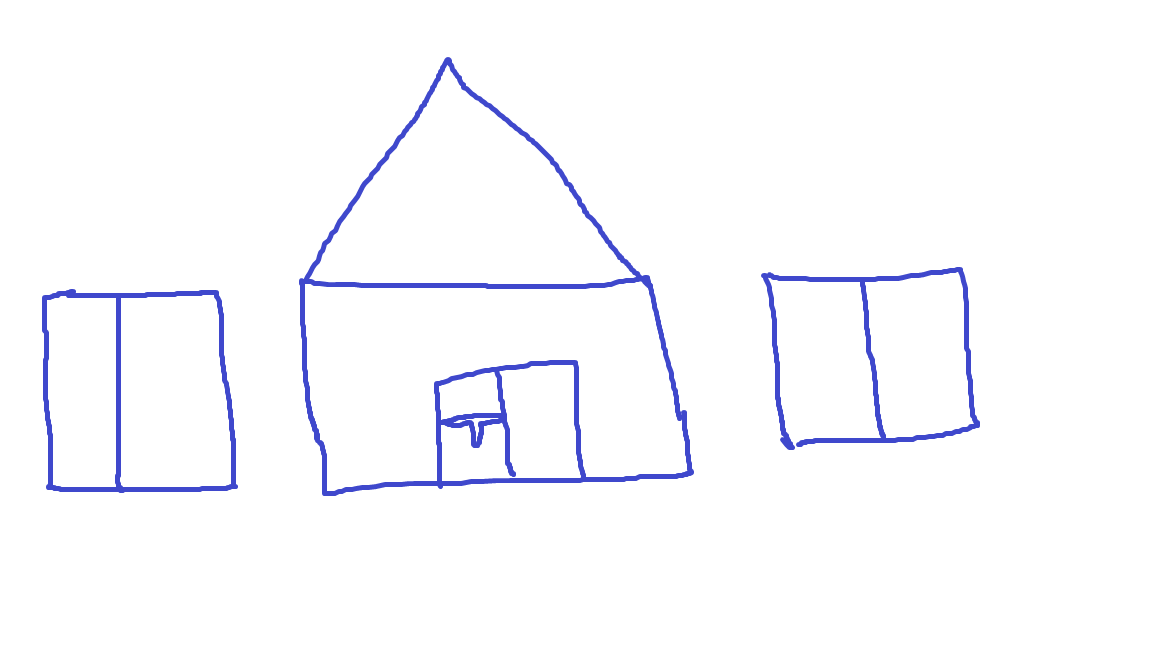
#> input picture Input/Image/myhome.png, 1152 x 648 px
$ jupyter execute 'Image Segmentation 2.ipynb'   (older library calls are emulated)
#> lines starting #> are read from the running program, lines starting #| are printed output that depends on the picture; after the words box and inside, x2 and y2 are one past the last pixel; in counts of white or black regions, pixels touching at a corner belong together
## Approximating Contours and Convex Hull

***cv2.approxPolyDP(contour, Approximation Accuracy, Closed)***
- **contour** – is the individual contour we wish to approximate
- **Approximation Accuracy** – Important parameter is determining the accuracy of the approximation. Small values give precise-  approximations, large values give more generic approximation. A good rule of thumb is less than 5% of the contour perimeter
- **Closed** – a Boolean value that states whether the approximate contour should be open or closed

[cell 1]
import cv2
import numpy as np
import matplotlib.pyplot as plt

def pltimage(img,title,value):
    plt.figure(figsize=(20,10))
    for i in range(value):
        plt.subplot(2,3,i+1)
        plt.imshow(img[i],'gray')
        plt.title(title[i])
        plt.xticks([]),plt.yticks([])
    return plt.show()

[cell 2]
# Load image and keep a copy
image = cv2.imread('Input/Image/myhome.png')
#> image is the input picture: shape (648, 1152, 3); mean B, G, R 253.6, 249.8, 249.6
orig_image = image.copy()
# cv2.imshow('Original Image', orig_image)
# cv2.waitKey(0)

# Grayscale and binarize
gray = cv2.cvtColor(image, cv2.COLOR_BGR2GRAY)
ret, thresh = cv2.threshold(gray, 127, 255, cv2.THRESH_BINARY_INV)
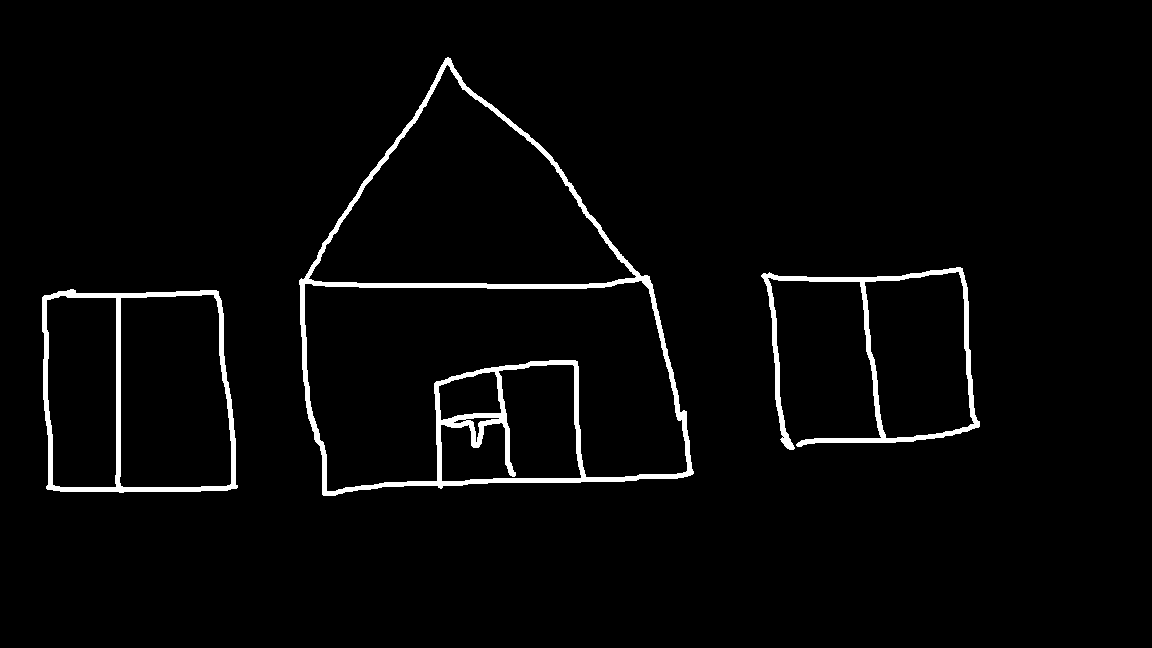
#> thresh: shape (648, 1152); 2.8% white; 3 white regions

# Find contours
_,contours, hierarchy = cv2.findContours(thresh.copy(), cv2.RETR_LIST, cv2.CHAIN_APPROX_NONE)
#> contours = 13 contours, 1 with area under 20; largest, box (x1, y1, x2, y2) and area: (299, 57, 694, 496) 113778, (304, 280, 688, 492) 53064, (308, 64, 637, 285) 37854, (42, 289, 238, 493) 36524, (119, 294, 232, 488) 19978

# Iterate through each contour and compute the bounding rectangle
for c in contours:
    x,y,w,h = cv2.boundingRect(c)
    myrect = cv2.rectangle(orig_image,(x,y),(x+w,y+h),(0,0,255),2)
#> this loop made 13 passes
#> (x, y, w, h) on passes 2 to 13: (453, 419, 14, 5), (465, 417, 35, 26), (438, 371, 64, 50), (440, 364, 142, 118), (46, 295, 71, 193), (119, 294, 113, 194), (42, 289, 196, 204), (304, 280, 384, 212), (864, 271, 111, 168), (761, 267, 219, 183), (308, 64, 329, 221), (299, 57, 395, 439)
#> (c, x, y, w, h) on pass 1: ([[782, 437], [783, 436], [784, 437], [783, 438]], 782, 436, 3, 3)
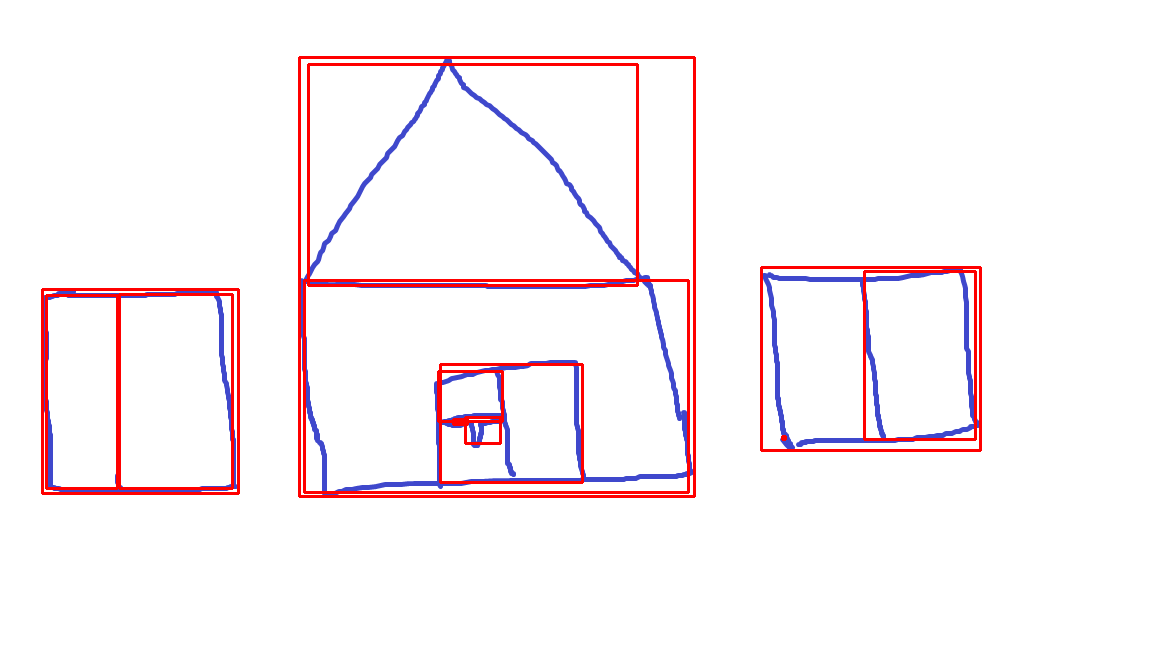
#> orig_image: shape (648, 1152, 3); 3.24% of pixels changed, all inside (x1, y1, x2, y2) = (41, 56, 982, 498)
#     cv2.imshow('Bounding Rectangle', orig_image)


# Iterate through each contour and compute the approx contour
for c in contours:
    # Calculate accuracy as a percent of the contour perimeter
    accuracy = 0.03 * cv2.arcLength(c, True)
    approx = cv2.approxPolyDP(c, accuracy, True)
    myploy = cv2.drawContours(image, [approx], 0, (0, 255, 0), 2)
#> this loop made 13 passes
#> (accuracy, approx) on passes 1, 2, 4, 6, 7, 8, 10, 12: (0.17, [[782, 437], [783, 436], [784, 437], [783, 438]]), (0.879, [[453, 422], [458, 419], [466, 420], [460, 423]]), (6.14, [[495, 372], [500, 413], [440, 419], [439, 385]]), (15.45, [[47, 299], [116, 298], [115, 487], [52, 484]]), (17.77, [[213, 294], [231, 483], [123, 487], [120, 298]]), (23.34, [[42, 297], [47, 489], [237, 487], [218, 291]]), (15.5, [[958, 271], [974, 423], [886, 438], [864, 282]]), (27.5, [[308, 278], [447, 64], [636, 276]])
#> accuracy on passes 3, 5, 9, 11, 13: 3.28, 20.07, 40.85, 38.71, 43.21
#> image: shape (648, 1152, 3); 3.11% of pixels changed, all inside (x1, y1, x2, y2) = (41, 57, 981, 496)
#     cv2.imshow('Approx Poly DP', image)


titles = ['original','boundingbox','countersbox']
images = [gray,myrect,myploy]

pltimage(images,titles,3)

# cv2.waitKey(0)
# cv2.destroyAllWindows()

### Convex hull

[cell 3]
image = cv2.imread('Input/Image/Myart.jpg')
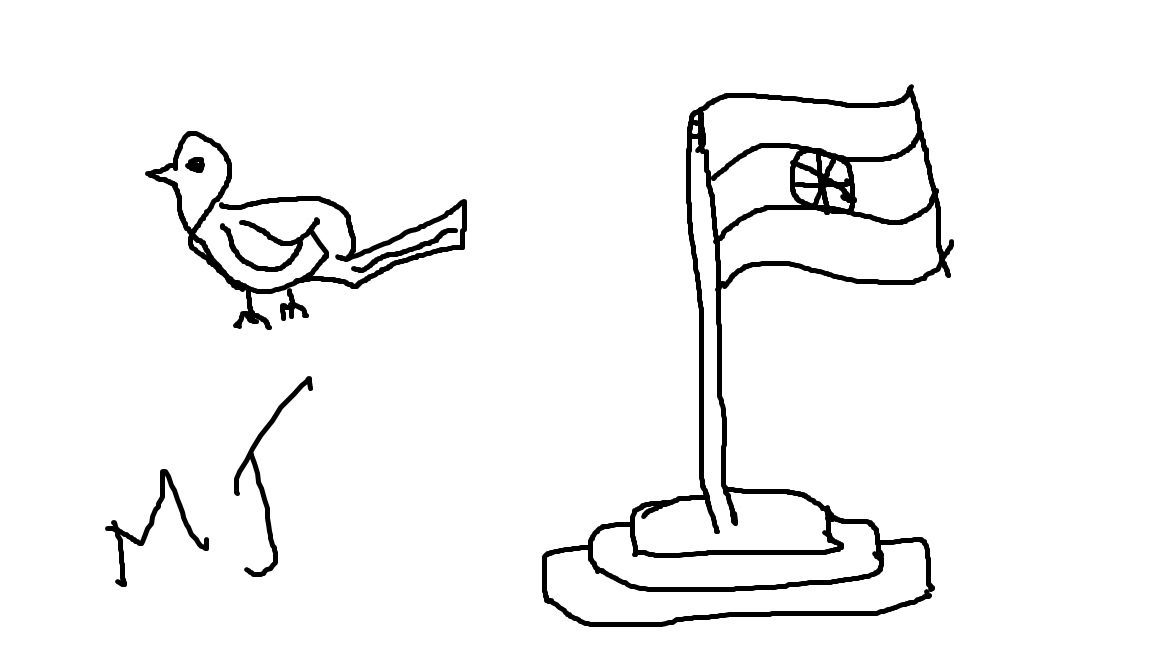
#> input picture Input/Image/Myart.jpg, 1152 x 648 px
#> image is the input picture: shape (648, 1152, 3); min 0, max 255, mean 244.2
gray = cv2.cvtColor(image, cv2.COLOR_BGR2GRAY)

# cv2.imshow('Original Image', image)
# cv2.waitKey(0)

# Threshold the image
ret, thresh = cv2.threshold(gray, 176, 255, 0)
#> thresh: shape (648, 1152); 95.7% white; 6 black regions

# Find contours
_,contours, hierarchy = cv2.findContours(thresh.copy(), cv2.RETR_LIST, cv2.CHAIN_APPROX_NONE)
#> contours = 27 contours, 4 with area under 20; largest, box (x1, y1, x2, y2) and area: (0, 0, 1152, 648) 744697, (541, 83, 955, 628) 91140, (635, 139, 837, 553) 13989, (547, 542, 928, 622) 12724, (144, 130, 468, 331) 12078

# Sort Contors by area and then remove the largest frame contour
n = len(contours) - 1
#> n = 26
contours = sorted(contours, key=cv2.contourArea, reverse=False)[:n]
#> contours = 26 contours, 4 with area under 20; largest, box (x1, y1, x2, y2) and area: (541, 83, 955, 628) 91140, (635, 139, 837, 553) 13989, (547, 542, 928, 622) 12724, (144, 130, 468, 331) 12078, (720, 203, 939, 281) 11508

# Iterate through contours and draw the convex hull
for c in contours:
    hull = cv2.convexHull(c)
    mycont = cv2.drawContours(image, [hull], 0, (0, 255, 0), 2)
#> this loop made 26 passes
#> hull on passes 1, 4: [[198, 162]], [[823, 204], [818, 204], [819, 200], [821, 196]]
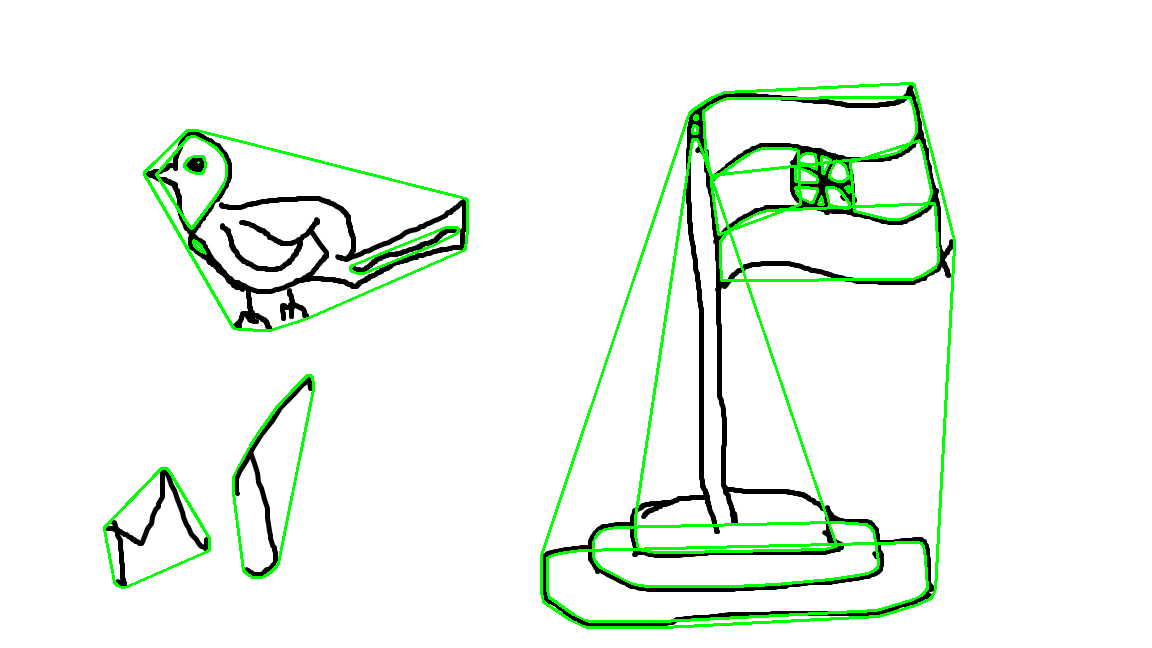
#> image: shape (648, 1152, 3); 3.26% of pixels changed, all inside (x1, y1, x2, y2) = (103, 82, 956, 629)
#     cv2.imshow('Convex Hull', image)

titles = ['original','convexhull']
images = [gray,mycont]

pltimage(images,titles,2)

### Shape Matching

**cv2.matchShapes(contour template, contour, method, method parameter)**

**Output** – match value (lower values means a closer match)

- Contour Template – This is our reference contour that we’re trying to find in the new image
- Contour – The individual contour we are checking against
- Method – Type of contour matching (1, 2, 3)
- Method Parameter – leave alone as 0.0 (not fully utilized in python OpenCV)

[cell 4]
import cv2
import numpy as np
# Load the shape template or reference image
template = cv2.imread('Input/Image/4star.jpg',0)
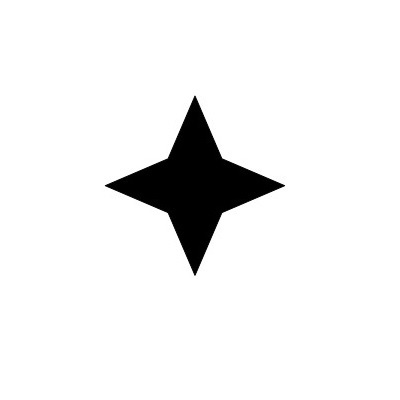
#> input picture Input/Image/4star.jpg, 400 x 400 px
#> template is the input picture: shape (400, 400); min 0, max 255, mean 239.2

# Load the target image with the shapes we're trying to match
target = cv2.imread('Input/Image/shapestomatch.jpg')
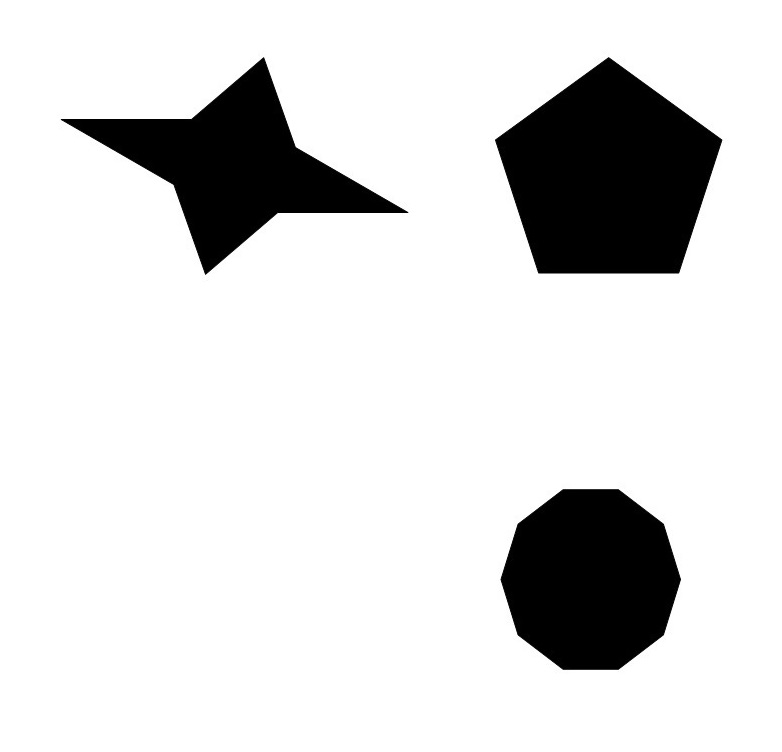
#> input picture Input/Image/shapestomatch.jpg, 782 x 752 px
#> target is the input picture: shape (752, 782, 3); min 0, max 255, mean 218.7
target_gray = cv2.cvtColor(target,cv2.COLOR_BGR2GRAY)

# Threshold both images first before using cv2.findContours
ret, thresh1 = cv2.threshold(template, 127, 255, 0)
#> thresh1: shape (400, 400); 93.8% white; 1 black region, box (x1, y1, x2, y2) and area: (105, 96, 285, 275) 9924
ret, thresh2 = cv2.threshold(target_gray, 127, 255, 0)
#> thresh2: shape (752, 782); 85.7% white; 3 black regions

# Find contours in template
_,contours, hierarchy = cv2.findContours(thresh1, cv2.RETR_CCOMP, cv2.CHAIN_APPROX_SIMPLE)
#> contours = 2 contours; box (x1, y1, x2, y2) and area: (0, 0, 400, 400) 159201, (104, 95, 286, 276) 10174

# We need to sort the contours by area so that we can remove the largest
# contour which is the image outline
sorted_contours = sorted(contours, key=cv2.contourArea, reverse=True)
#> sorted_contours has the same summary as contours

# We extract the second largest contour which will be our template contour
template_contour = contours[1]
#> template_contour = contour of 430 points, box (x1, y1, x2, y2) (104, 95, 286, 276), area 10174

# Extract contours from second target image
_,contours, hierarchy = cv2.findContours(thresh2, cv2.RETR_CCOMP, cv2.CHAIN_APPROX_SIMPLE)
#> contours = 4 contours; box (x1, y1, x2, y2) and area: (0, 0, 782, 752) 586531, (494, 56, 723, 275) 34420, (500, 488, 682, 671) 25449, (60, 56, 409, 276) 25005
for c in contours:
    # Iterate through each contour in the target image and
    # use cv2.matchShapes to compare contour shapes
    match = cv2.matchShapes(template_contour, c, 3, 0.0)
    #print(match)
    # If the match value is less than 0.15 we
    if match < 1.15:
        closest_contour = c
    else:
        closest_contour = []
#> this loop made 4 passes
#> (match, closest_contour) on pass 1: (0.131, [[0, 0], [0, 751], [781, 751], [781, 0]])
#> match on passes 2 to 4: 0.159, 0.15, 0.0709

final = cv2.drawContours(target, [closest_contour], -1, (0,255,0), 3)

titles = ['template','contourMatch']
images = [template,final]

pltimage(images,titles,2)
